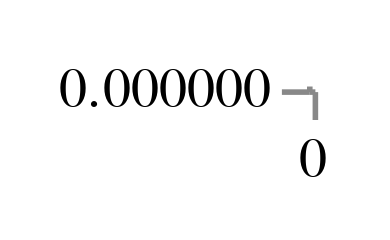

Express this chart as Vega-Lite.
### Vega specification from a JSON file in a GitHub repository (floating-point values rounded to 4 significant figures)
{"$schema": "https://vega.github.io/schema/vega/v5.json", "description": "LINE CHART", "width": 0, "height": 0, "background": "white", "padding": 10, "signals": [{"name": "interpolate", "value": "linear", "bind": {"input": "select", "options": ["basis", "cardinal", "catmull-rom", "linear", "monotone", "natural", "step", "step-after", "step-before"]}}], "data": [{"name": "table", "values": [{"x": 0, "y": 0, "c": 0}]}], "scales": [{"name": "x", "type": "point", "range": "width", "domain": {"data": "table", "field": "x"}}, {"name": "y", "type": "linear", "range": "height", "nice": true, "zero": true, "domain": {"data": "table", "field": "y"}}, {"name": "color", "type": "ordinal", "range": "category", "domain": {"data": "table", "field": "c"}}], "axes": [{"orient": "bottom", "scale": "x"}, {"orient": "left", "scale": "y"}], "marks": [{"type": "group", "from": {"facet": {"name": "series", "data": "table", "groupby": "c"}}, "marks": [{"type": "line", "from": {"data": "series"}, "encode": {"enter": {"x": {"scale": "x", "field": "x"}, "y": {"scale": "y", "field": "y"}, "stroke": {"scale": "color", "field": "c"}, "strokeWidth": {"value": 2}}, "update": {"interpolate": {"signal": "interpolate"}, "strokeOpacity": {"value": 1}}, "hover": {"strokeOpacity": {"value": 0.5}}}}]}]}
